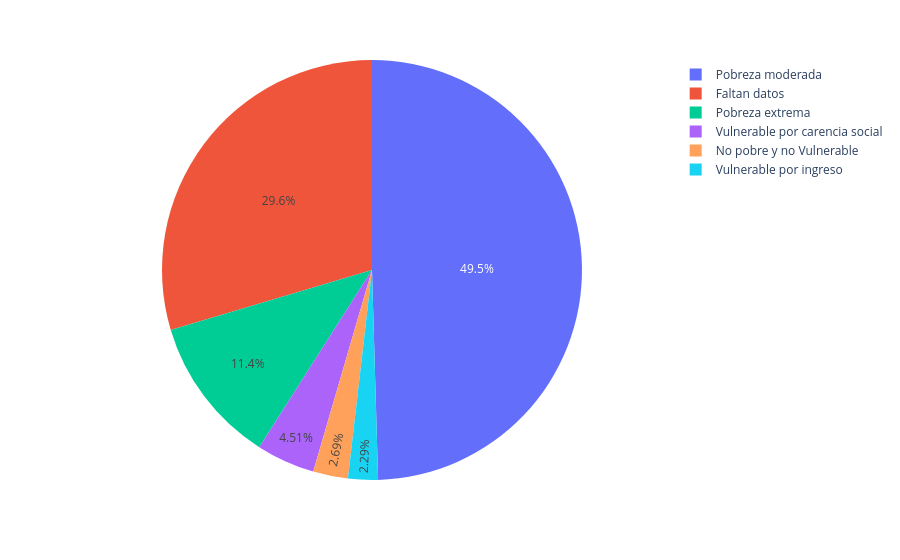

Source (notebook cell):
### Code cell
import plotly.express as px

px.pie(pobreza_df, names=pobreza_df.index, values=pobreza_df["total"])

### Figure 1 — Plotly figure (JSON) as saved in the notebook; plotly's stock layout.template omitted (floating-point values rounded to 4 significant figures)
{"data": [{"domain": {"x": [0, 1], "y": [0, 1]}, "hovertemplate": "TipoPobreza=%{label}<br>total=%{value}<extra></extra>", "labels": ["Faltan datos", "No pobre y no Vulnerable ", "Pobreza extrema", "Pobreza moderada", "Vulnerable por carencia social", "Vulnerable por ingreso"], "legendgroup": "", "name": "", "showlegend": true, "type": "pie", "values": [8553, 776, 3283, 14308, 1302, 662]}], "layout": {"legend": {"tracegroupgap": 0}, "margin": {"t": 60}}}
